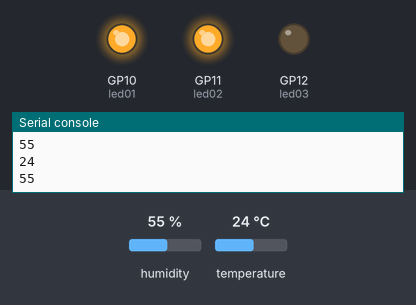
The program below on a simulated Raspberry Pi Pico running MicroPython. Parts: output pins drawn as LEDs (lit = HIGH), the last lines printed to the serial console. Inputs (shaded band) come from the test bench; at power-on: temperature 24 °C, humidity 55 %.

Above: at 1.2 s.
1.3 s: temperature set to 33 °C
At 2.6 s:
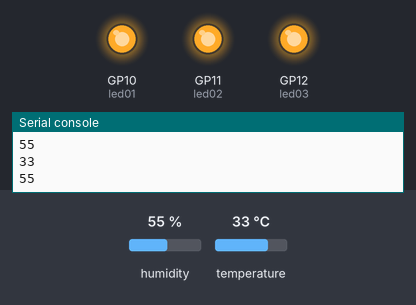
3.5 s: temperature set to 12 °C
At 4.5 s:
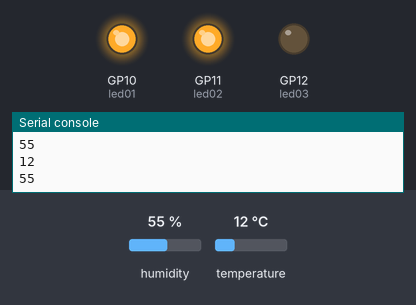
5.6 s: temperature set to 41 °C
At 6.5 s:
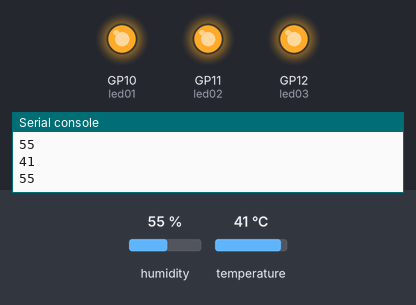
Timing chart, 0 to 8.6 s (numbered marks = the images above; inputs shaded):
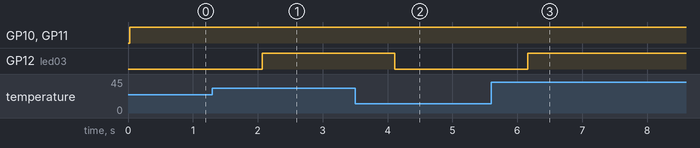

Measured:
- after the input at 1.3 s, GP12 (led03): LOW → HIGH after 0.77 s
- after the input at 3.5 s, GP12 (led03): HIGH → LOW after 0.61 s
- after the input at 5.6 s, GP12 (led03): LOW → HIGH after 0.56 s

The program:

main.py
```python
import time
from machine import Pin
import dht

sensor = dht.DHT11(Pin(15))
led01 = Pin(10, Pin.OUT)
led02 = Pin(11, Pin.OUT)
led03 = Pin(12, Pin.OUT)

print("TEST PI PICO DHT11 Controll LED ")
while True:
    try:
        sensor.measure()
        print(sensor.temperature())
        print(sensor.humidity())
        if sensor.temperature() > 32:
            led01.value(1)
            led02.value(1)
            led03.value(1)
        elif sensor.temperature() <= 31 & sensor.temperature() <= 32:
            led01.value(1)
            led02.value(1)
            led03.value(0)
        elif sensor.temperature() >= 29 & sensor.temperature() <= 30:
            led01.value(1)
            led02.value(0)
            led03.value(0)
        elif sensor.temperature() <= 28:
            led01.value(0)
            led02.value(0)
            led03.value(0)
    except OSError as e:
        print("Failed to read sensor.!")
    time.sleep(1)
```
